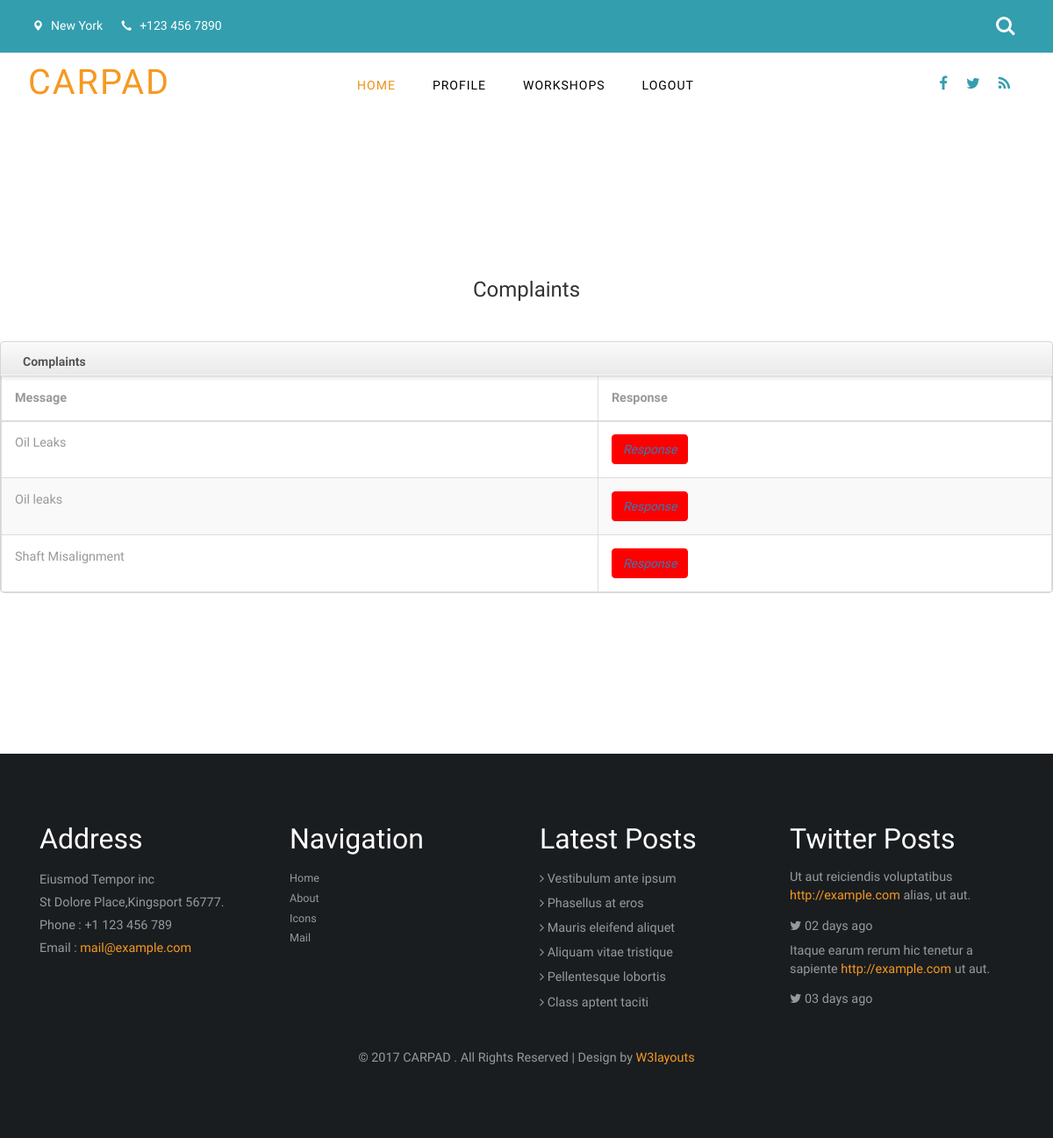
/vw_complaints/4 (signed in), run on the app's committed database.
### onroad/models.py (models this page shows)
class Problems(db.Model):
    id = db.Column(db.Integer,primary_key=True)
    msg=db.Column(db.String(200))
    uid=db.relationship("Login",secondary='user_request',backref='test1')
    wid = db.Column(db.String(200))
    m_id = db.Column(db.String(200))
    date = db.Column(db.String(200))
    time = db.Column(db.String(200))
    status = db.Column(db.String(200),default="NULL")

### onroad/routes.py (the view)
@app.route('/vw_complaints/<id>',methods=["GET","POST"])
@login_required
def vw_complaints(id):
    d = Login.query.filter_by(id=id).first()
    c = Problems.query.filter_by(wid=d.id).all()
    return render_template("vw_complaints.html",d=d,c=c)

### onroad/models.py (called while the page is built)
@login_manager.user_loader
def load_user(id):
    return Login.query.get(int(id))

### onroad/templates/vw_complaints.html (shortened to what this page needs)
{%extends "p_layout.html"%}
{%block content%}
<br><br><br><br>
<h3><center>Complaints</center></h3>
<br><br>
<div class="span7">
<div class="widget stacked widget-table action-table">
				<div class="widget-header">
					<h3>Complaints</h3>
				</div>
				<div class="widget-content">
					<table class="table table-striped table-bordered">
						<thead>
							<tr>
								<th>Message</th>
                                <th>Response</th>
							</tr>
						</thead>
						<tbody>
							<tr>
                                {% for i in c %}
                                <tr>
                                    <td>{{i.msg}}</td>
                                    <td class="td-actions">
                                        <a href="/vw_response/{{i.id}}" class="btn btn-small" style="background-color: red;
                                        border-color: red;">
                                            <i class="">Response</i>
                                        </a>
                                    </td>
							</tr>
                            {% endfor %}
							</tbody>
						</table>
				</div>
			</div>
            </div>
<br><br><br><br>
{%endblock%}

### onroad/static/css/style.css (style rules this page uses)
html, body { font-size: 100%; font-family: 'Prompt', sans-serif; background:#ffffff; margin: 0; }
h1,h2,h3,h4,h5,h6 { font-family: 'Prompt', sans-serif; margin:0; }
input[type="submit"],input[type="reset"],a,.w3_agileits_services1_grid1 { -webkit-transition: 0.5s ease-in; -moz-transition: 0.5s ease-in; -ms-transition: 0.5s ease-in; -o-transition: 0.5s ease-in; transition:0.5s ease-in; }
.table > thead > tr > th, .table > tbody > tr > th, .table > tfoot > tr > th, .table > thead > tr > td, .table > tbody > tr > td, .table > tfoot > tr > td { border-top: none !important; }
.table td, .table>tbody>tr>td, .table>tbody>tr>th, .table>tfoot>tr>td, .table>tfoot>tr>th, .table>thead>tr>td, .table>thead>tr>th { padding: 15px!important; }
.table > thead > tr > th, .table > tbody > tr > th, .table > tfoot > tr > th, .table > thead > tr > td, .table > tbody > tr > td, .table > tfoot > tr > td { font-size: 0.9em; color: #999; border-top: none !important; }

### onroad/templates/vw_complaints.html (style rules this page uses)
.table-bordered { border: 1px solid #dddddd; border-collapse: separate; border-left: 0; -webkit-border-radius: 4px; -moz-border-radius: 4px; border-radius: 4px; }
.table { width: 100%; margin-bottom: 20px; background-color: transparent; border-collapse: collapse; border-spacing: 0; display: table; }
.widget.widget-table .table { margin-bottom: 0; border: none; }
.widget.widget-table .widget-content { padding: 0; }
.widget .widget-header + .widget-content { border-top: none; -webkit-border-top-left-radius: 0; -webkit-border-top-right-radius: 0; -moz-border-radius-topleft: 0; -moz-border-radius-topright: 0; border-top-left-radius: 0; border-top-right-radius: 0; }
.widget .widget-content { padding: 20px 15px 15px; background: #FFF; border: 1px solid #D5D5D5; -moz-border-radius: 5px; -webkit-border-radius: 5px; border-radius: 5px; }
.widget .widget-header { position: relative; height: 40px; line-height: 40px; background: #E9E9E9; background: -moz-linear-gradient(top, #fafafa 0%, #e9e9e9 100%); background: -webkit-gradient(linear, left top, left bottom, color-stop(0%, #fafafa), color-stop(100%, #e9e9e9)); background: -webkit-linear-gradient(top, #fafafa 0%, #e9e9e9 100%); background: -o-linear-gradient(top, #fafafa 0%, #e9e9e9 100%); background: -ms-linear-gradient(top, #fafafa 0%, #e9e9e9 100%); background: linear-gradient(top, #fafafa 0%, #e9e9e9 100%); text-shadow: 0 1px 0 #fff; border-radius: 5px 5px 0 0; box-shadow: 0 2px 5px rgba(0,0,0,0.1),inset 0 1px 0 white,inset 0 -1px 0 rgba(255,255,255,0.7); border-bottom: 1px solid #bababa; filter: progid:DXImageTransform.Microsoft.gradient(startColorstr='#FAFAFA', endColorstr='#E9E9E9'); -ms-filter: "progid:DXImageTransform.Microsoft.gradient(startColorstr='#FAFAFA', endColorstr='#E9E9E9')"; border: 1px solid #D5D5D5; -webkit-border-top-left-radius: 4px; -webkit-border-top-right-radius: 4px; -moz-border-radius-topleft: 4px; -moz-border-radius-topright: 4px; border-top-left-radius: 4px; border-top-right-radius: 4px; -webkit-background-clip: padding-box; }
thead { display: table-header-group; vertical-align: middle; border-color: inherit; }
.widget .widget-header h3 { top: 2px; position: relative; left: 10px; display: inline-block; margin-right: 3em; font-size: 14px; font-weight: 600; color: #555; line-height: 18px; text-shadow: 1px 1px 2px rgba(255, 255, 255, 0.5); }

### data on the page
Problems: msg "Oil Leaks"
Problems: msg "Oil leaks"
Problems: msg "Shaft Misalignment"
